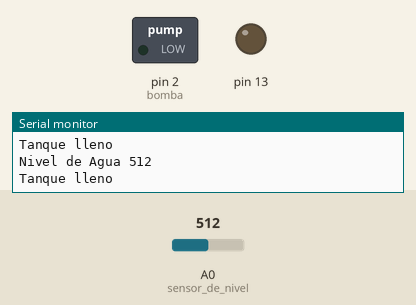
This sketch was run on a simulated Arduino Uno, built with avr-gcc and run on an emulated ATmega328P. Shown: switched loads named in the sketch (green lamp = pin HIGH), output pins drawn as LEDs (lit = HIGH), the last lines printed to the serial monitor. The inputs (shaded band) are chosen by the test bench; at power-on: A0 (sensor_de_nivel) = 512.

Above: at 1.3 s.
1.4 s: A0 (sensor_de_nivel) set to 416
2.9 s: A0 (sensor_de_nivel) set to 390
At 3.4 s:
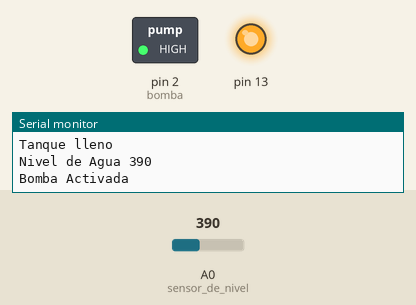
4.5 s: A0 (sensor_de_nivel) set to 410
At 5.7 s:
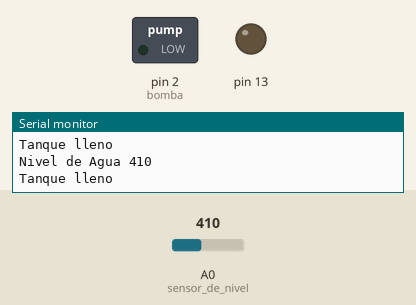
6.0 s: A0 (sensor_de_nivel) set to 306
At 7.0 s:
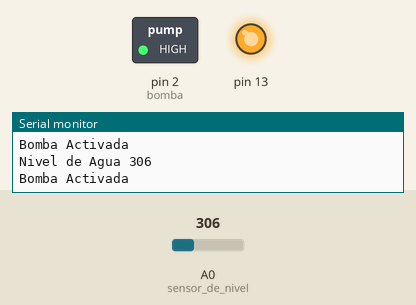
Timing chart, 0 to 8.5 s (numbered marks = the images above; inputs shaded):
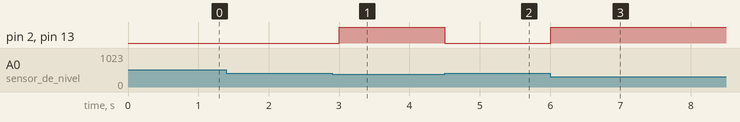

The sketch:

practica_16.ino
```cpp
#define sensor_de_nivel 0
#define bomba 2

int nivel_de_agua = 0;

void setup() {
  Serial.begin(9600);

  pinMode(bomba, OUTPUT);
  pinMode(13, OUTPUT);

  digitalWrite(13, LOW);
}

void loop() {
  nivel_de_agua = analogRead(sensor_de_nivel);

  Serial.print("Nivel de Agua ");
  Serial.println(nivel_de_agua);

  if (nivel_de_agua > 400) {
    digitalWrite(bomba, LOW);

    Serial.println("Tanque lleno");

    digitalWrite(13, LOW);
  } else {
    digitalWrite(bomba, HIGH);

    Serial.println("Bomba Activada");

    digitalWrite(13,HIGH);
  }

  delay(500);
}
```

Measured:
- the behaviour switches between 401 and 400 on A0 (sensor_de_nivel) (found by bisection; images 0 and 1)
- after the input at 2.9 s, pin 2 (bomba), pin 13: LOW → HIGH after 0.10 s
- after the input at 4.5 s, pin 2 (bomba), pin 13: HIGH → LOW at once
- after the input at 6.0 s, pin 2 (bomba), pin 13: LOW → HIGH at once
